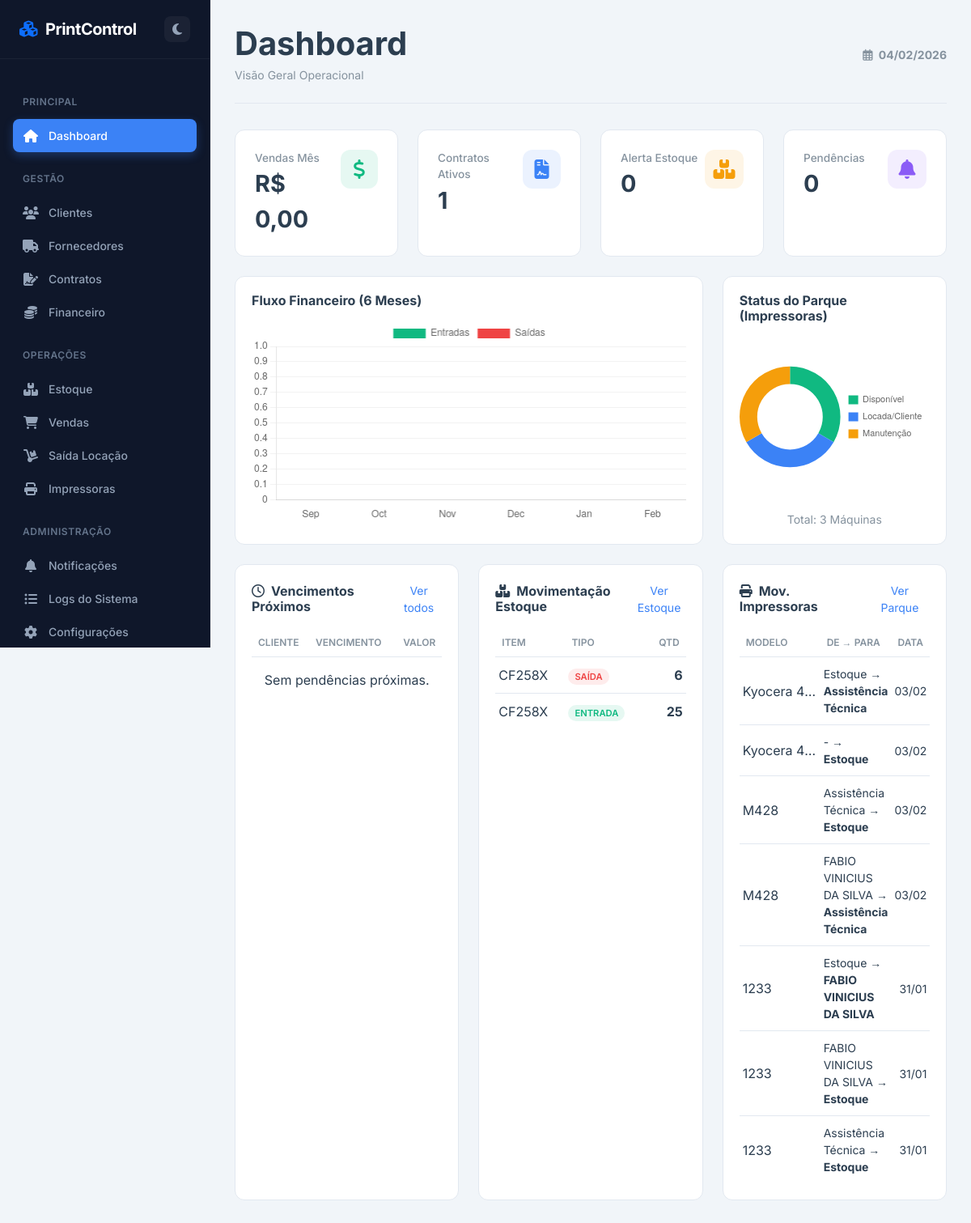
The page /index on the database as committed earlier.
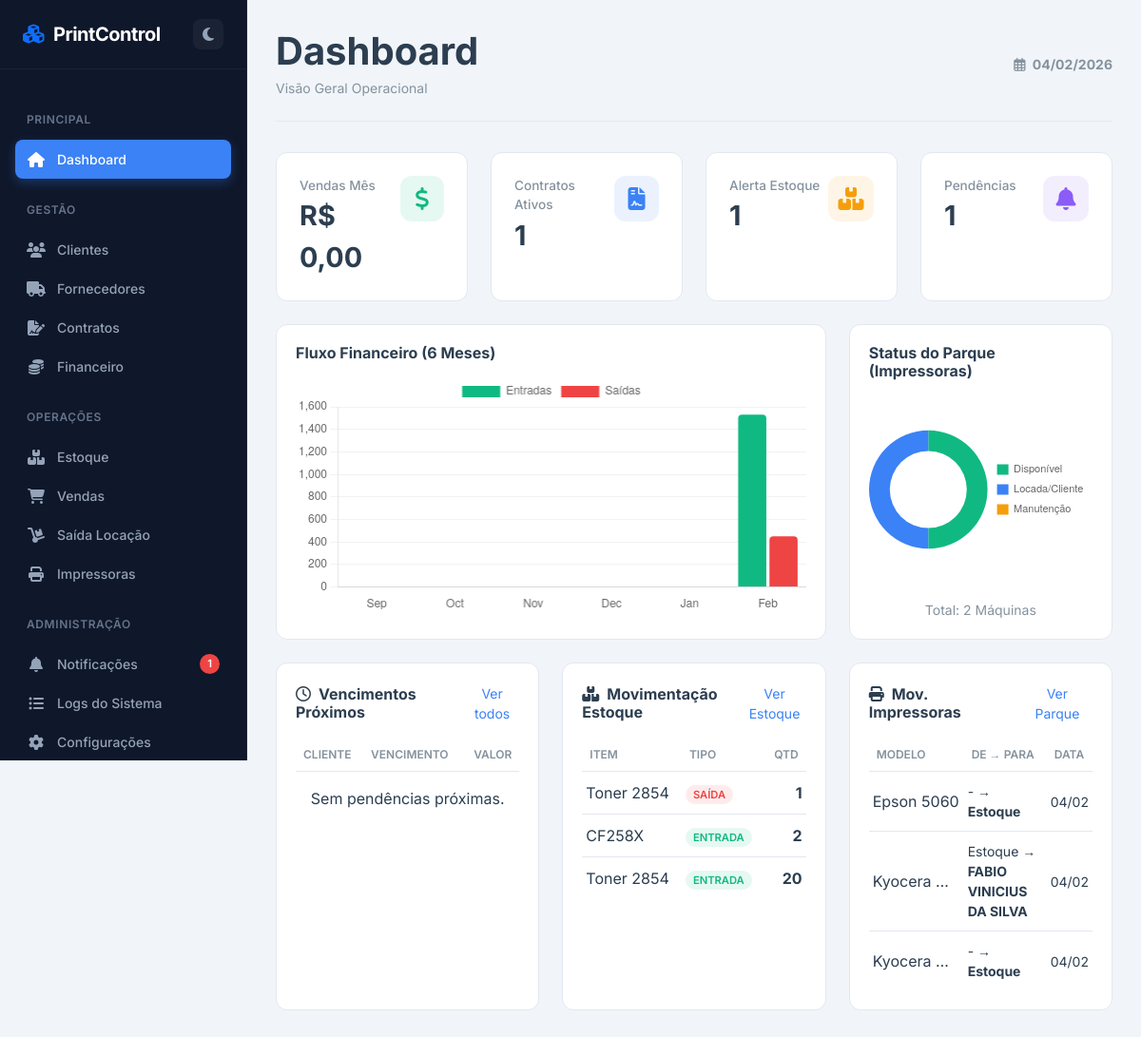
The same page on the database as committed later.
### app.py (models this page shows)
class Movimentacao(db.Model):
    id = db.Column(db.Integer, primary_key=True)
    produto_id = db.Column(db.Integer, db.ForeignKey('produto.id'), nullable=False)
    tipo = db.Column(db.String(20))
    categoria_movimento = db.Column(db.String(50))
    numero_documento = db.Column(db.String(50))
    quantidade = db.Column(db.Integer, nullable=False)
    valor_unitario_entrada = db.Column(db.Float, default=0.0)
    data = db.Column(db.DateTime, default=datetime.now)
    destino_origem = db.Column(db.String(100))
    observacao = db.Column(db.String(200))
    pedido_id = db.Column(db.Integer, db.ForeignKey('pedido_saida.id'), nullable=True)
    status = db.Column(db.String(20), default='Ativo')
    justificativa_cancelamento = db.Column(db.String(255))
    produto = db.relationship('Produto', backref='movimentacoes')

class Produto(db.Model):
    id = db.Column(db.Integer, primary_key=True)
    nome = db.Column(db.String(100), nullable=False)
    categoria = db.Column(db.String(50))
    marca = db.Column(db.String(50))
    compatibilidade = db.Column(db.String(150))
    quantidade = db.Column(db.Integer, default=0)
    minimo = db.Column(db.Integer, default=5)
    valor_pago = db.Column(db.Float, default=0.0)
    valor_venda = db.Column(db.Float, default=0.0)
    observacao = db.Column(db.String(200))
    ativo = db.Column(db.Boolean, default=True)

class MovimentacaoImpressora(db.Model):
    id = db.Column(db.Integer, primary_key=True)
    impressora_id = db.Column(db.Integer, db.ForeignKey('impressora.id'), nullable=False)
    data = db.Column(db.DateTime, default=datetime.now)
    tipo = db.Column(db.String(50))
    origem = db.Column(db.String(100))
    destino = db.Column(db.String(100))
    contador_momento = db.Column(db.Integer)
    usuario = db.Column(db.String(50), default='Admin')
    observacao = db.Column(db.Text)

class Impressora(db.Model):
    id = db.Column(db.Integer, primary_key=True)
    marca = db.Column(db.String(50))
    modelo = db.Column(db.String(100), nullable=False)
    serial = db.Column(db.String(50), unique=True)
    mlt = db.Column(db.String(50))
    contador = db.Column(db.Integer, default=0)
    status = db.Column(db.String(20), default='Disponível')
    localizacao = db.Column(db.String(100), default='Estoque')
    observacao = db.Column(db.Text)
    data_aquisicao = db.Column(db.Date)
    historico = db.relationship('MovimentacaoImpressora', backref='impressora', cascade="all, delete-orphan")
    manutencoes = db.relationship('Manutencao', backref='impressora', cascade="all, delete-orphan")
    logs_manutencao = db.relationship('LogManutencao', backref='impressora', cascade="all, delete-orphan")

### app.py (the view)
@app.route('/')
@app.route('/index')
def index():
    hoje = datetime.now()
    primeiro_dia_mes = hoje.replace(day=1)
    vendas_mes = Venda.query.filter(Venda.data >= primeiro_dia_mes).all()
    total_vendas_mes = sum(v.valor_total for v in vendas_mes)
    contratos_ativos = Contrato.query.filter_by(status='Ativo').all()
    total_contratos_ativos = len(contratos_ativos)
    total_contratos_valor = sum(c.valor_mensal_total for c in contratos_ativos)
    itens_alerta = Produto.query.filter(Produto.quantidade <= Produto.minimo).all()
    total_itens_alerta = len(itens_alerta)
    vendas_atrasadas = Venda.query.filter(
        Venda.status_pagamento == 'Pendente',
        Venda.data_vencimento < hoje.date()
    ).count()
    total_alertas = total_itens_alerta + vendas_atrasadas
    grafico_labels = []
    grafico_receitas = []
    grafico_despesas = []
    for i in range(5, -1, -1):
        data_ref = hoje - timedelta(days=i*30)
        mes = data_ref.month
        ano = data_ref.year
        grafico_labels.append(data_ref.strftime('%b'))
        try:
            rec = db.session.query(func.sum(LancamentoFinanceiro.valor)).filter(
                extract('month', LancamentoFinanceiro.data_pagamento) == mes,
                extract('year', LancamentoFinanceiro.data_pagamento) == ano,
                LancamentoFinanceiro.tipo == 'Receita',
                LancamentoFinanceiro.pago == True
            ).scalar() or 0
            desp = db.session.query(func.sum(LancamentoFinanceiro.valor)).filter(
                extract('month', LancamentoFinanceiro.data_pagamento) == mes,
                extract('year', LancamentoFinanceiro.data_pagamento) == ano,
                LancamentoFinanceiro.tipo == 'Despesa',
                LancamentoFinanceiro.pago == True
            ).scalar() or 0
        except:
            rec = 0
            desp = 0
        grafico_receitas.append(rec)
        grafico_despesas.append(desp)
    imp_disp = Impressora.query.filter_by(status='Disponível').count()
    imp_loc = Impressora.query.filter(or_(Impressora.status=='Locada', Impressora.status=='Em Cliente')).count()
    imp_manut = Impressora.query.filter_by(status='Manutenção').count()
    status_impressoras = {
        'Disponivel': imp_disp,
        'Locada': imp_loc,
        'Manutencao': imp_manut
    }
    data_limite = hoje.date() + timedelta(days=15)
    lista_vencimentos = Venda.query.filter(
        Venda.status_pagamento == 'Pendente',
        Venda.data_vencimento <= data_limite
    ).order_by(Venda.data_vencimento).limit(5).all()
    lista_mov_estoque = Movimentacao.query.order_by(Movimentacao.data.desc()).limit(7).all()
    lista_mov_impressoras = MovimentacaoImpressora.query.order_by(MovimentacaoImpressora.data.desc()).limit(7).all()
    return render_template('dashboard.html',
                           hoje=hoje.strftime('%d/%m/%Y'),
                           total_vendas_mes=total_vendas_mes,
                           total_contratos_ativos=total_contratos_ativos,
                           total_contratos_valor=total_contratos_valor,
                           total_itens_alerta=total_itens_alerta,
                           total_alertas=total_alertas,
                           grafico_labels=grafico_labels,
                           grafico_receitas=grafico_receitas,
                           grafico_despesas=grafico_despesas,
                           status_impressoras=status_impressoras,
                           lista_vencimentos=lista_vencimentos,
                           lista_mov_estoque=lista_mov_estoque,
                           lista_mov_impressoras=lista_mov_impressoras)

### app.py (called while the page is built)
@app.template_filter('currency')
def currency_filter(value):
    if value is None: value = 0
    return "R$ {:,.2f}".format(value).replace(",", "X").replace(".", ",").replace("X", ".")

@app.context_processor
def utility_processor():
    try:
        config = Configuracao.query.first()
        if not config:
            config = Configuracao()
            db.session.add(config)
            db.session.commit()
        return dict(hoje=datetime.now(), config=config)
    except: return dict(hoje=datetime.now(), config=None)

### templates/dashboard.html (shortened to what the changed rows need)
{% extends "base.html" %}
{% block content %}
<div class="dashboard-container">
    <div class="page-header d-flex justify-content-between align-items-center">
        <div>
            <h1 class="page-title">Dashboard</h1>
        </div>
    </div>
    <div class="row g-4 mb-4">
        <div class="col-6 col-lg-3">
            <div class="stat-card">
                <div class="d-flex justify-content-between">
                    <div><div class="stat-label">Alerta Estoque</div><div class="stat-value">{{ total_itens_alerta | default(0) }}</div></div>
                </div>
            </div>
        </div>
        <div class="col-6 col-lg-3">
            <div class="stat-card">
                <div class="d-flex justify-content-between">
                    <div><div class="stat-label">Pendências</div><div class="stat-value">{{ total_alertas | default(0) }}</div></div>
                </div>
            </div>
        </div>
    </div>
    <div class="row g-4 mb-4">
        <div class="col-lg-8">
            <div class="content-card">
                <div style="height: 250px;">
                    <canvas id="financeChart"></canvas>
                </div>
            </div>
        </div>
        <div class="col-lg-4">
            <div class="content-card">
                <div class="card-header-custom">
                    <h5 class="card-title-custom">Status do Parque (Impressoras)</h5>
                </div>
                <div style="height: 200px; display: flex; justify-content: center;">
                    <canvas id="impressorasChart"></canvas>
                </div>
                <div class="mt-3 text-center small text-muted">
                    Total: {{ status_impressoras.Disponivel + status_impressoras.Locada + status_impressoras.Manutencao }} Máquinas
                </div>
            </div>
        </div>
    </div>
    <div class="row g-4">
        <div class="col-lg-4">
            <div class="content-card">
                <div class="table-responsive">
                    <table class="table table-sm-custom mb-0">
                        <thead><tr><th>Cliente</th><th>Vencimento</th><th class="text-end">Valor</th></tr></thead>
                    </table>
                </div>
            </div>
        </div>
        <div class="col-lg-4">
            <div class="content-card">
                <div class="table-responsive">
                    <table class="table table-sm-custom mb-0">
                        <thead><tr><th>Item</th><th>Tipo</th><th class="text-end">Qtd</th></tr></thead>
                        <tbody>
                            {% for mov in lista_mov_estoque %}
                            <tr>
                                <td class="text-truncate" style="max-width: 120px;" title="{{ mov.produto.nome }}">{{ mov.produto.nome }}</td>
                                <td>
                                    {% if mov.tipo == 'Entrada' %}
                                        <span class="badge-status bg-soft-green">ENTRADA</span>
                                    {% elif mov.tipo in ['Venda', 'Saida_Locacao'] %}
                                        <span class="badge-status bg-soft-red">SAÍDA</span>
                                    {% else %}
                                        <span class="badge-status bg-soft-warning">AJUSTE</span>
                                    {% endif %}
                                </td>
                                <td class="text-end fw-bold">{{ mov.quantidade }}</td>
                            </tr>
                            {% else %}
                            <tr><td colspan="3" class="text-center text-muted py-3">Sem movimentações.</td></tr>
                            {% endfor %}
                        </tbody>
                    </table>
                </div>
            </div>
        </div>
        <div class="col-lg-4">
            <div class="content-card">
                <div class="table-responsive">
                    <table class="table table-sm-custom mb-0">
                        <thead><tr><th>Modelo</th><th>De &rarr; Para</th><th>Data</th></tr></thead>
                        <tbody>
                            {% for mov in lista_mov_impressoras %}
                            <tr>
                                <td class="text-truncate" style="max-width: 100px;">{{ mov.impressora.modelo }}</td>
                                <td class="small text-muted">
                                    {{ mov.origem }} &rarr; <strong>{{ mov.destino }}</strong>
                                </td>
                                <td class="text-end text-muted small">{{ mov.data.strftime('%d/%m') }}</td>
                            </tr>
                            {% else %}
                            <tr><td colspan="3" class="text-center text-muted py-3">Sem movimentações de máquinas.</td></tr>
                            {% endfor %}
                        </tbody>
                    </table>
                </div>
            </div>
        </div>
    </div>
</div>
{% endblock %}
{% block scripts %}
<script>
    // --- GRÁFICO FINANCEIRO (BARRAS) ---
    const ctxFin = document.getElementById('financeChart').getContext('2d');
    new Chart(ctxFin, {
        type: 'bar',
        data: {
            labels: {{ grafico_labels | tojson }},
            datasets: [
                { label: 'Entradas', data: {{ grafico_receitas | tojson }}, backgroundColor: '#10b981', borderRadius: 4 },
                { label: 'Saídas', data: {{ grafico_despesas | tojson }}, backgroundColor: '#ef4444', borderRadius: 4 }
            ]
        },
        options: {
            responsive: true, maintainAspectRatio: false,
            plugins: { legend: { position: 'top' } },
            scales: { y: { beginAtZero: true, grid: { display: true, color: 'rgba(0,0,0,0.05)' } }, x: { grid: { display: false } } }
        }
    });
    // --- GRÁFICO IMPRESSORAS (PIZZA) ---
    const ctxImp = document.getElementById('impressorasChart').getContext('2d');
    new Chart(ctxImp, {
        type: 'doughnut',
        data: {
            labels: ['Disponível', 'Locada/Cliente', 'Manutenção'],
            datasets: [{
                data: [
                    {{ status_impressoras.Disponivel }},
                    {{ status_impressoras.Locada }},
                    {{ status_impressoras.Manutencao }}
                ],
                backgroundColor: ['#10b981', '#3b82f6', '#f59e0b'],
                borderWidth: 0,
                cutout: '65%'
            }]
        },
        options: {
            responsive: true, maintainAspectRatio: false,
            plugins: { legend: { position: 'right', labels: { boxWidth: 12, font: { size: 11 } } } }
        }
    });
</script>
{% endblock %}

Rows that differ between the two databases and show on the page:
removed MovimentacaoImpressora: impressora.modelo "Kyocera 4…", origem "Estoque", destino "Assistência Técnica", data "03/02"
removed MovimentacaoImpressora: impressora.modelo "Kyocera 4…", origem "-", destino "Estoque", data "03/02"
removed MovimentacaoImpressora: impressora.modelo "M428", origem "Assistência Técnica", destino "Estoque", data "03/02"
removed MovimentacaoImpressora: impressora.modelo "M428", origem "FABIO VINICIUS DA SILVA", destino "Assistência Técnica", data "03/02"
removed MovimentacaoImpressora: impressora.modelo "1233", origem "Estoque", destino "FABIO VINICIUS DA SILVA", data "31/01"
removed MovimentacaoImpressora: impressora.modelo "1233", origem "FABIO VINICIUS DA SILVA", destino "Estoque", data "31/01"
removed MovimentacaoImpressora: impressora.modelo "1233", origem "Assistência Técnica", destino "Estoque", data "31/01"
added Movimentacao: produto.nome "Toner 2854", tipo "SAÍDA", quantidade "1"
changed Movimentacao "CF258X": quantidade "6" → "2"; tipo "SAÍDA" → "ENTRADA"
changed Movimentacao (number 3 of 3 on the later page): produto.nome "CF258X" → "Toner 2854"; quantidade "25" → "20"
now on this page (row edited): MovimentacaoImpressora: impressora.modelo "Epson 5060", origem "-", destino "Estoque", data "04/02"
now on this page (row edited): MovimentacaoImpressora: impressora.modelo "Kyocera…", origem "Estoque", destino "FABIO VINICIUS DA SILVA", data "04/02"
now on this page (row edited): MovimentacaoImpressora: impressora.modelo "Kyocera…", origem "-", destino "Estoque", data "04/02"
Other text that changed with them:
{{ total_alertas }}: (not shown) → "1"
{{ total_itens_alerta | default(0) }}: "0" → "1"
{{ total_alertas | default(0) }}: "0" → "1"
chart data {{ grafico_receitas | tojson }}: [0, 0, 0, 0, 0, 0] → [0, 0, 0, 0, 0, 1530.0]
chart data {{ grafico_despesas | tojson }}: [0, 0, 0, 0, 0, 0] → [0, 0, 0, 0, 0, 450.0]
chart data {{ status_impressoras.Manutencao }}: 1 → 0
text no longer shown: "3"
text now shown: "2"
